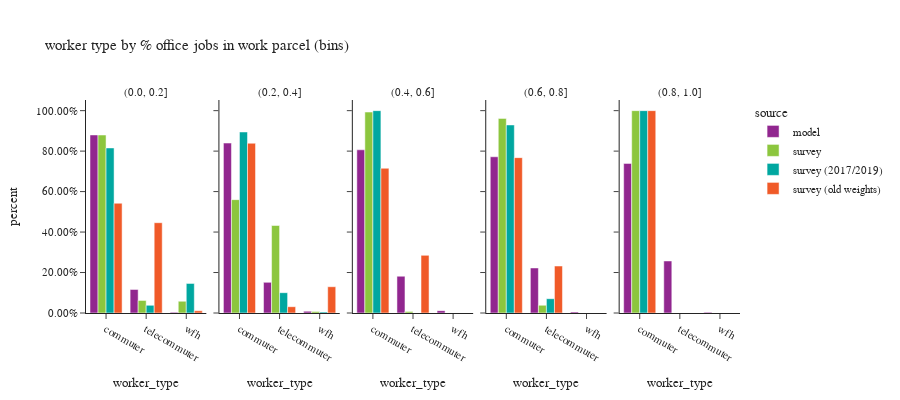

Here is the notebook cell this chart was saved with:
### Code cell
df_worker_count = workers.groupby(['source','% office jobs (bins)','worker_type'])['pdexpfac']. \
    sum().reset_index()
df_worker_count['percent'] = df_worker_count.groupby(['source','% office jobs (bins)'], group_keys=False)['pdexpfac']. \
    apply(lambda x: x / float(x.sum()))
df_worker_count = df_worker_count.loc[df_worker_count['% office jobs (bins)']!="no jobs"]

df_worker_count_ct = workers.groupby(['source','% office jobs (bins)','worker_type'])['pdexpfac'].count().reset_index(). \
    rename(columns={'pdexpfac':'sample count'})
df_worker_count = df_worker_count.merge(df_worker_count_ct, on=['source','% office jobs (bins)','worker_type']). \
    rename(columns={'pdexpfac':'total count'})

fig = px.bar(df_worker_count.sort_values(by=['source','% office jobs (bins)']), x='worker_type', y="percent",
             facet_col="% office jobs (bins)",color="source",hover_data=['sample count','total count'],
             barmode="group",
             title="worker type by % office jobs in work parcel (bins)")
fig.for_each_annotation(lambda a: a.update(text = a.text.split("=")[-1]))
fig.update_layout(height=400, width=900, font=dict(size=11))
fig.for_each_yaxis(lambda a: a.update(tickformat = ".2%"))
fig.update_xaxes(categoryorder='array', categoryarray= ['commuter','telecommuter','wfh'])
fig.show()

### Figure 1 — Plotly figure (JSON) as saved in the notebook; plotly's stock layout.template omitted (floating-point values rounded to 4 significant figures)
{"data": [{"alignmentgroup": "True", "customdata": [[358700.0, 358700.0], [47450.0, 47450.0], [1506.0, 1506.0]], "hovertemplate": "source=model<br>% office jobs (bins)=(0.0, 0.2]<br>worker_type=%{x}<br>percent=%{y}<br>sample count=%{customdata[0]}<br>total count=%{customdata[1]}<extra></extra>", "legendgroup": "model", "marker": {"color": "#91268F", "pattern": {"shape": ""}}, "name": "model", "offsetgroup": "model", "orientation": "v", "showlegend": true, "textposition": "auto", "type": "bar", "x": ["commuter", "telecommuter", "wfh"], "xaxis": "x", "y": [0.8799, 0.1164, 0.003694], "yaxis": "y"}, {"alignmentgroup": "True", "customdata": [[111000.0, 111000.0], [20010.0, 20010.0], [1151.0, 1151.0]], "hovertemplate": "source=model<br>% office jobs (bins)=(0.2, 0.4]<br>worker_type=%{x}<br>percent=%{y}<br>sample count=%{customdata[0]}<br>total count=%{customdata[1]}<extra></extra>", "legendgroup": "model", "marker": {"color": "#91268F", "pattern": {"shape": ""}}, "name": "model", "offsetgroup": "model", "orientation": "v", "showlegend": false, "textposition": "auto", "type": "bar", "x": ["commuter", "telecommuter", "wfh"], "xaxis": "x2", "y": [0.8399, 0.1514, 0.008711], "yaxis": "y2"}, {"alignmentgroup": "True", "customdata": [[75450.0, 75450.0], [17000.0, 17000.0], [1096.0, 1096.0]], "hovertemplate": "source=model<br>% office jobs (bins)=(0.4, 0.6]<br>worker_type=%{x}<br>percent=%{y}<br>sample count=%{customdata[0]}<br>total count=%{customdata[1]}<extra></extra>", "legendgroup": "model", "marker": {"color": "#91268F", "pattern": {"shape": ""}}, "name": "model", "offsetgroup": "model", "orientation": "v", "showlegend": false, "textposition": "auto", "type": "bar", "x": ["commuter", "telecommuter", "wfh"], "xaxis": "x3", "y": [0.8065, 0.1818, 0.01172], "yaxis": "y3"}, {"alignmentgroup": "True", "customdata": [[98080.0, 98080.0], [28280.0, 28280.0], [676.0, 676.0]], "hovertemplate": "source=model<br>% office jobs (bins)=(0.6, 0.8]<br>worker_type=%{x}<br>percent=%{y}<br>sample count=%{customdata[0]}<br>total count=%{customdata[1]}<extra></extra>", "legendgroup": "model", "marker": {"color": "#91268F", "pattern": {"shape": ""}}, "name": "model", "offsetgroup": "model", "orientation": "v", "showlegend": false, "textposition": "auto", "type": "bar", "x": ["commuter", "telecommuter", "wfh"], "xaxis": "x4", "y": [0.7721, 0.2226, 0.005321], "yaxis": "y4"}, {"alignmentgroup": "True", "customdata": [[98310.0, 98310.0], [34190.0, 34190.0], [459.0, 459.0]], "hovertemplate": "source=model<br>% office jobs (bins)=(0.8, 1.0]<br>worker_type=%{x}<br>percent=%{y}<br>sample count=%{customdata[0]}<br>total count=%{customdata[1]}<extra></extra>", "legendgroup": "model", "marker": {"color": "#91268F", "pattern": {"shape": ""}}, "name": "model", "offsetgroup": "model", "orientation": "v", "showlegend": false, "textposition": "auto", "type": "bar", "x": ["commuter", "telecommuter", "wfh"], "xaxis": "x5", "y": [0.7394, 0.2572, 0.003452], "yaxis": "y5"}, {"alignmentgroup": "True", "customdata": [[48.0, 24330.0], [16.0, 1723.0], [8.0, 1608.0]], "hovertemplate": "source=survey<br>% office jobs (bins)=(0.0, 0.2]<br>worker_type=%{x}<br>percent=%{y}<br>sample count=%{customdata[0]}<br>total count=%{customdata[1]}<extra></extra>", "legendgroup": "survey", "marker": {"color": "#8CC63E", "pattern": {"shape": ""}}, "name": "survey", "offsetgroup": "survey", "orientation": "v", "showlegend": true, "textposition": "auto", "type": "bar", "x": ["commuter", "telecommuter", "wfh"], "xaxis": "x", "y": [0.8796, 0.06229, 0.05813], "yaxis": "y"}, {"alignmentgroup": "True", "customdata": [[9.0, 2271.0], [10.0, 1753.0], [1.0, 29.42]], "hovertemplate": "source=survey<br>% office jobs (bins)=(0.2, 0.4]<br>worker_type=%{x}<br>percent=%{y}<br>sample count=%{customdata[0]}<br>total count=%{customdata[1]}<extra></extra>", "legendgroup": "survey", "marker": {"color": "#8CC63E", "pattern": {"shape": ""}}, "name": "survey", "offsetgroup": "survey", "orientation": "v", "showlegend": false, "textposition": "auto", "type": "bar", "x": ["commuter", "telecommuter", "wfh"], "xaxis": "x2", "y": [0.5603, 0.4325, 0.00726], "yaxis": "y2"}, {"alignmentgroup": "True", "customdata": [[8.0, 10070.0], [1.0, 70.51], [0.0, 0.0]], "hovertemplate": "source=survey<br>% office jobs (bins)=(0.4, 0.6]<br>worker_type=%{x}<br>percent=%{y}<br>sample count=%{customdata[0]}<br>total count=%{customdata[1]}<extra></extra>", "legendgroup": "survey", "marker": {"color": "#8CC63E", "pattern": {"shape": ""}}, "name": "survey", "offsetgroup": "survey", "orientation": "v", "showlegend": false, "textposition": "auto", "type": "bar", "x": ["commuter", "telecommuter", "wfh"], "xaxis": "x3", "y": [0.993, 0.006954, 0.0], "yaxis": "y3"}, {"alignmentgroup": "True", "customdata": [[7.0, 15390.0], [8.0, 611.6], [0.0, 0.0]], "hovertemplate": "source=survey<br>% office jobs (bins)=(0.6, 0.8]<br>worker_type=%{x}<br>percent=%{y}<br>sample count=%{customdata[0]}<br>total count=%{customdata[1]}<extra></extra>", "legendgroup": "survey", "marker": {"color": "#8CC63E", "pattern": {"shape": ""}}, "name": "survey", "offsetgroup": "survey", "orientation": "v", "showlegend": false, "textposition": "auto", "type": "bar", "x": ["commuter", "telecommuter", "wfh"], "xaxis": "x4", "y": [0.9618, 0.03822, 0.0], "yaxis": "y4"}, {"alignmentgroup": "True", "customdata": [[2.0, 35.4], [0.0, 0.0], [0.0, 0.0]], "hovertemplate": "source=survey<br>% office jobs (bins)=(0.8, 1.0]<br>worker_type=%{x}<br>percent=%{y}<br>sample count=%{customdata[0]}<br>total count=%{customdata[1]}<extra></extra>", "legendgroup": "survey", "marker": {"color": "#8CC63E", "pattern": {"shape": ""}}, "name": "survey", "offsetgroup": "survey", "orientation": "v", "showlegend": false, "textposition": "auto", "type": "bar", "x": ["commuter", "telecommuter", "wfh"], "xaxis": "x5", "y": [1.0, 0.0, 0.0], "yaxis": "y5"}, {"alignmentgroup": "True", "customdata": [[44.0, 23070.0], [16.0, 1072.0], [8.0, 4138.0]], "hovertemplate": "source=survey (2017/2019)<br>% office jobs (bins)=(0.0, 0.2]<br>worker_type=%{x}<br>percent=%{y}<br>sample count=%{customdata[0]}<br>total count=%{customdata[1]}<extra></extra>", "legendgroup": "survey (2017/2019)", "marker": {"color": "#00A7A0", "pattern": {"shape": ""}}, "name": "survey (2017/2019)", "offsetgroup": "survey (2017/2019)", "orientation": "v", "showlegend": true, "textposition": "auto", "type": "bar", "x": ["commuter", "telecommuter", "wfh"], "xaxis": "x", "y": [0.8158, 0.0379, 0.1463], "yaxis": "y"}, {"alignmentgroup": "True", "customdata": [[8.0, 5108.0], [10.0, 573.2], [1.0, 28.22]], "hovertemplate": "source=survey (2017/2019)<br>% office jobs (bins)=(0.2, 0.4]<br>worker_type=%{x}<br>percent=%{y}<br>sample count=%{customdata[0]}<br>total count=%{customdata[1]}<extra></extra>", "legendgroup": "survey (2017/2019)", "marker": {"color": "#00A7A0", "pattern": {"shape": ""}}, "name": "survey (2017/2019)", "offsetgroup": "survey (2017/2019)", "orientation": "v", "showlegend": false, "textposition": "auto", "type": "bar", "x": ["commuter", "telecommuter", "wfh"], "xaxis": "x2", "y": [0.8947, 0.1004, 0.004943], "yaxis": "y2"}, {"alignmentgroup": "True", "customdata": [[6.0, 6129.0], [0.0, 0.0], [0.0, 0.0]], "hovertemplate": "source=survey (2017/2019)<br>% office jobs (bins)=(0.4, 0.6]<br>worker_type=%{x}<br>percent=%{y}<br>sample count=%{customdata[0]}<br>total count=%{customdata[1]}<extra></extra>", "legendgroup": "survey (2017/2019)", "marker": {"color": "#00A7A0", "pattern": {"shape": ""}}, "name": "survey (2017/2019)", "offsetgroup": "survey (2017/2019)", "orientation": "v", "showlegend": false, "textposition": "auto", "type": "bar", "x": ["commuter", "telecommuter", "wfh"], "xaxis": "x3", "y": [1.0, 0.0, 0.0], "yaxis": "y3"}, {"alignmentgroup": "True", "customdata": [[7.0, 12350.0], [8.0, 939.3], [0.0, 0.0]], "hovertemplate": "source=survey (2017/2019)<br>% office jobs (bins)=(0.6, 0.8]<br>worker_type=%{x}<br>percent=%{y}<br>sample count=%{customdata[0]}<br>total count=%{customdata[1]}<extra></extra>", "legendgroup": "survey (2017/2019)", "marker": {"color": "#00A7A0", "pattern": {"shape": ""}}, "name": "survey (2017/2019)", "offsetgroup": "survey (2017/2019)", "orientation": "v", "showlegend": false, "textposition": "auto", "type": "bar", "x": ["commuter", "telecommuter", "wfh"], "xaxis": "x4", "y": [0.9293, 0.07066, 0.0], "yaxis": "y4"}, {"alignmentgroup": "True", "customdata": [[2.0, 28.62], [0.0, 0.0], [0.0, 0.0]], "hovertemplate": "source=survey (2017/2019)<br>% office jobs (bins)=(0.8, 1.0]<br>worker_type=%{x}<br>percent=%{y}<br>sample count=%{customdata[0]}<br>total count=%{customdata[1]}<extra></extra>", "legendgroup": "survey (2017/2019)", "marker": {"color": "#00A7A0", "pattern": {"shape": ""}}, "name": "survey (2017/2019)", "offsetgroup": "survey (2017/2019)", "orientation": "v", "showlegend": false, "textposition": "auto", "type": "bar", "x": ["commuter", "telecommuter", "wfh"], "xaxis": "x5", "y": [1.0, 0.0, 0.0], "yaxis": "y5"}, {"alignmentgroup": "True", "customdata": [[100.0, 12800.0], [10.0, 10530.0], [4.0, 265.1]], "hovertemplate": "source=survey (old weights)<br>% office jobs (bins)=(0.0, 0.2]<br>worker_type=%{x}<br>percent=%{y}<br>sample count=%{customdata[0]}<br>total count=%{customdata[1]}<extra></extra>", "legendgroup": "survey (old weights)", "marker": {"color": "#F05A28", "pattern": {"shape": ""}}, "name": "survey (old weights)", "offsetgroup": "survey (old weights)", "orientation": "v", "showlegend": true, "textposition": "auto", "type": "bar", "x": ["commuter", "telecommuter", "wfh"], "xaxis": "x", "y": [0.5424, 0.4463, 0.01124], "yaxis": "y"}, {"alignmentgroup": "True", "customdata": [[43.0, 9754.0], [2.0, 362.2], [1.0, 1510.0]], "hovertemplate": "source=survey (old weights)<br>% office jobs (bins)=(0.2, 0.4]<br>worker_type=%{x}<br>percent=%{y}<br>sample count=%{customdata[0]}<br>total count=%{customdata[1]}<extra></extra>", "legendgroup": "survey (old weights)", "marker": {"color": "#F05A28", "pattern": {"shape": ""}}, "name": "survey (old weights)", "offsetgroup": "survey (old weights)", "orientation": "v", "showlegend": false, "textposition": "auto", "type": "bar", "x": ["commuter", "telecommuter", "wfh"], "xaxis": "x2", "y": [0.839, 0.03115, 0.1299], "yaxis": "y2"}, {"alignmentgroup": "True", "customdata": [[26.0, 5996.0], [4.0, 2388.0], [0.0, 0.0]], "hovertemplate": "source=survey (old weights)<br>% office jobs (bins)=(0.4, 0.6]<br>worker_type=%{x}<br>percent=%{y}<br>sample count=%{customdata[0]}<br>total count=%{customdata[1]}<extra></extra>", "legendgroup": "survey (old weights)", "marker": {"color": "#F05A28", "pattern": {"shape": ""}}, "name": "survey (old weights)", "offsetgroup": "survey (old weights)", "orientation": "v", "showlegend": false, "textposition": "auto", "type": "bar", "x": ["commuter", "telecommuter", "wfh"], "xaxis": "x3", "y": [0.7152, 0.2848, 0.0], "yaxis": "y3"}, {"alignmentgroup": "True", "customdata": [[33.0, 7305.0], [2.0, 2209.0], [0.0, 0.0]], "hovertemplate": "source=survey (old weights)<br>% office jobs (bins)=(0.6, 0.8]<br>worker_type=%{x}<br>percent=%{y}<br>sample count=%{customdata[0]}<br>total count=%{customdata[1]}<extra></extra>", "legendgroup": "survey (old weights)", "marker": {"color": "#F05A28", "pattern": {"shape": ""}}, "name": "survey (old weights)", "offsetgroup": "survey (old weights)", "orientation": "v", "showlegend": false, "textposition": "auto", "type": "bar", "x": ["commuter", "telecommuter", "wfh"], "xaxis": "x4", "y": [0.7678, 0.2322, 0.0], "yaxis": "y4"}, {"alignmentgroup": "True", "customdata": [[8.0, 91.06], [0.0, 0.0], [0.0, 0.0]], "hovertemplate": "source=survey (old weights)<br>% office jobs (bins)=(0.8, 1.0]<br>worker_type=%{x}<br>percent=%{y}<br>sample count=%{customdata[0]}<br>total count=%{customdata[1]}<extra></extra>", "legendgroup": "survey (old weights)", "marker": {"color": "#F05A28", "pattern": {"shape": ""}}, "name": "survey (old weights)", "offsetgroup": "survey (old weights)", "orientation": "v", "showlegend": false, "textposition": "auto", "type": "bar", "x": ["commuter", "telecommuter", "wfh"], "xaxis": "x5", "y": [1.0, 0.0, 0.0], "yaxis": "y5"}], "layout": {"annotations": [{"font": {}, "showarrow": false, "text": "(0.0, 0.2]", "x": 0.092, "xanchor": "center", "xref": "paper", "y": 1.0, "yanchor": "bottom", "yref": "paper"}, {"font": {}, "showarrow": false, "text": "(0.2, 0.4]", "x": 0.296, "xanchor": "center", "xref": "paper", "y": 1.0, "yanchor": "bottom", "yref": "paper"}, {"font": {}, "showarrow": false, "text": "(0.4, 0.6]", "x": 0.5, "xanchor": "center", "xref": "paper", "y": 1.0, "yanchor": "bottom", "yref": "paper"}, {"font": {}, "showarrow": false, "text": "(0.6, 0.8]", "x": 0.704, "xanchor": "center", "xref": "paper", "y": 1.0, "yanchor": "bottom", "yref": "paper"}, {"font": {}, "showarrow": false, "text": "(0.8, 1.0]", "x": 0.908, "xanchor": "center", "xref": "paper", "y": 1.0, "yanchor": "bottom", "yref": "paper"}], "barmode": "group", "font": {"size": 11}, "height": 400, "legend": {"title": {"text": "source"}, "tracegroupgap": 0}, "title": {"text": "worker type by % office jobs in work parcel (bins)"}, "width": 900, "xaxis": {"anchor": "y", "categoryarray": ["commuter", "telecommuter", "wfh"], "categoryorder": "array", "domain": [0.0, 0.184], "title": {"text": "worker_type"}}, "xaxis2": {"anchor": "y2", "categoryarray": ["commuter", "telecommuter", "wfh"], "categoryorder": "array", "domain": [0.204, 0.388], "matches": "x", "title": {"text": "worker_type"}}, "xaxis3": {"anchor": "y3", "categoryarray": ["commuter", "telecommuter", "wfh"], "categoryorder": "array", "domain": [0.408, 0.592], "matches": "x", "title": {"text": "worker_type"}}, "xaxis4": {"anchor": "y4", "categoryarray": ["commuter", "telecommuter", "wfh"], "categoryorder": "array", "domain": [0.612, 0.796], "matches": "x", "title": {"text": "worker_type"}}, "xaxis5": {"anchor": "y5", "categoryarray": ["commuter", "telecommuter", "wfh"], "categoryorder": "array", "domain": [0.816, 1.0], "matches": "x", "title": {"text": "worker_type"}}, "yaxis": {"anchor": "x", "domain": [0.0, 1.0], "tickformat": ".2%", "title": {"text": "percent"}}, "yaxis2": {"anchor": "x2", "domain": [0.0, 1.0], "matches": "y", "showticklabels": false, "tickformat": ".2%"}, "yaxis3": {"anchor": "x3", "domain": [0.0, 1.0], "matches": "y", "showticklabels": false, "tickformat": ".2%"}, "yaxis4": {"anchor": "x4", "domain": [0.0, 1.0], "matches": "y", "showticklabels": false, "tickformat": ".2%"}, "yaxis5": {"anchor": "x5", "domain": [0.0, 1.0], "matches": "y", "showticklabels": false, "tickformat": ".2%"}}}
